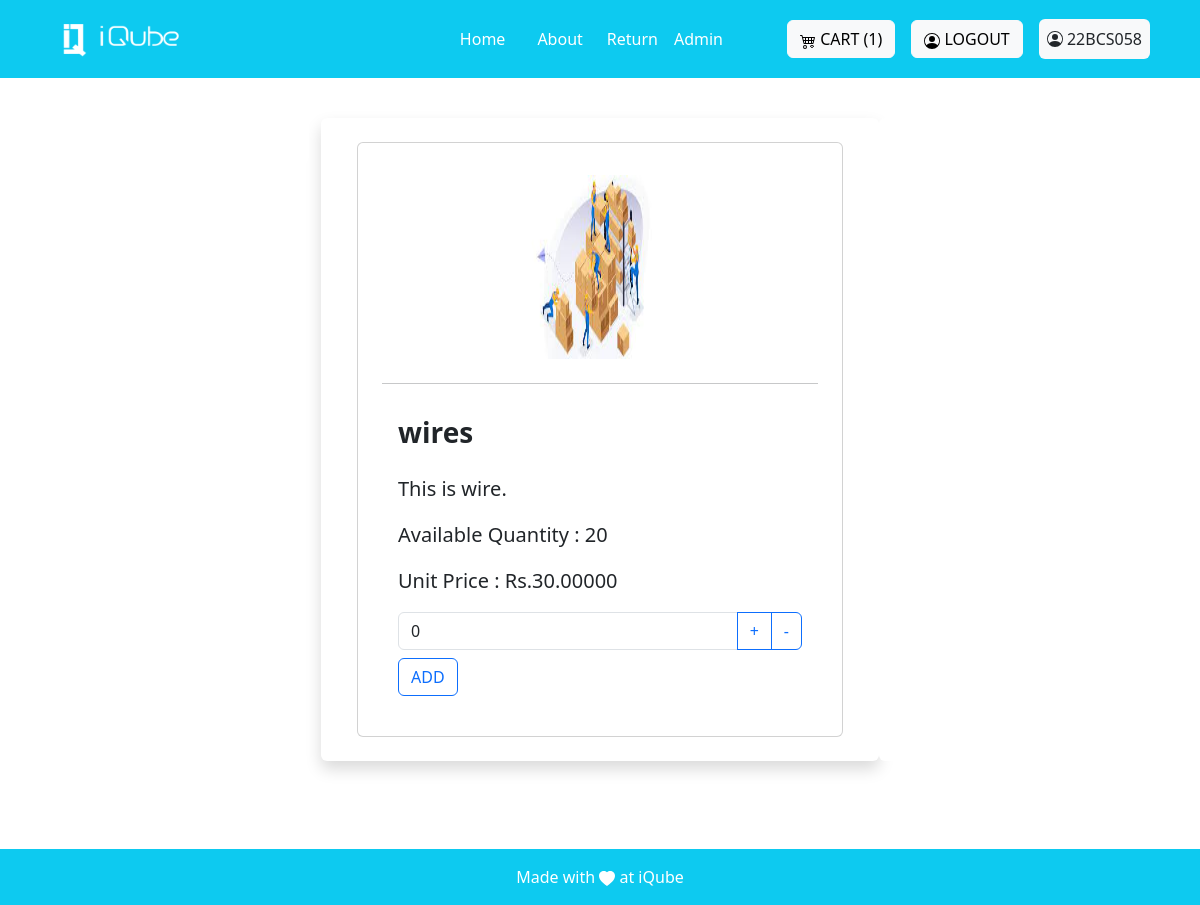
The app's page /product_description/3/ (signed in) with its own data.
### invention/models.py (models this page shows, shortened)
class Product(models.Model):
    name=models.CharField(max_length=255)
    decription=models.CharField(max_length=100)
    actual_count=models.PositiveIntegerField()
    available_count=models.PositiveIntegerField()
    dummy_count = models.PositiveIntegerField(default = 0)
    category= models.ForeignKey('Category', on_delete=models.CASCADE)
    sub_category = models.ForeignKey('SubCategory', on_delete = models.CASCADE)
    created_at = models.DateTimeField(auto_now=True)
    image = models.ImageField(upload_to='images', blank=True)
    actual_price = models.DecimalField(max_digits = 10,decimal_places = 5)
    available_price = models.DecimalField(max_digits = 10,decimal_places = 5)
    unit_price = models.DecimalField(max_digits = 10,decimal_places = 5)
    is_active = models.BooleanField(default = True)
    created_by = models.ForeignKey(User, on_delete=models.CASCADE)

### invention/views.py (the view)
# urls.py: path('product_description/<int:pk>/', views.product_description, name="Product_description"),
@login_required(login_url='login')
def product_description(request, pk):
        item = Product.objects.get(pk =pk)
        cart=Cart.objects.filter(created_by=request.user)
        count = cart.count()
        return render(request, 'core/product_description.html', {'item':item, 'count':count,})

### invention/templates/core/product_description.html (shortened to what this page needs)
{% extends 'base.html' %}
{% load static %}
{% block base %}
<div class="container justify-content-around mt-3 p-4">
    <div class="row">
      <div class="col-3 bg-white rounded d-none d-md-block">
          <div class="card p-2 border-white">
             <div class="card-subtitle p-2">
                <div class="card-text p-2">
                </div>
             </div>
          </div>
      </div>
      <div class="col-6 bg-white rounded shadow border-black">
        <div class="card p-4 m-4">
        {% if item.image %}
        <div class="row justify-content-center">
          <img src="{{item.image.url}}" class="card-img-top p-2 " alt="Product Image" style="width: 200px; height: 200px;">
        </div>
        {% else %}
        <div class="row justify-content-center">
          <img src="{% static 'images/inven.jpg' %}" class="card-img-top p-2 " alt="Product Image" style="width: 200px; height: 200px;">
        </div>
        {% endif %}
        <hr>
          <div class="card-body">
            <h5 class="card-title fs-3 fw-semibold">{{item.name}}</h5>
            <p class="card-text mt-4 fs-5 fw-sm">{{item.decription}}</p>
            <p class="card-text fs-5 fw-sm">Available Quantity : {{item.available_count}}</p>
            <p class="card-text fs-5 fw-sm">Unit Price : Rs.{{item.unit_price}}</p>
               <form action="{% url 'add_to_cart' item.id %}" method="post" class="mt-3" onsubmit="return validateForm(this, {{ item.available_count }})">
                <div class="input-group">
                  <input type="number" class="form-control" min="0" value="0" name="count">
                  <button class="btn btn-outline-primary" type="button" onclick="increment(this)">+</button>
                  <button class="btn btn-outline-primary" type="button" onclick="decrement(this)">-</button>
                </div>
                <button class="btn btn-outline-primary mt-2" type="submit">ADD</button>
              </form>
          </div>
        </div>
      </div>
      <div class="col-3 bg-white rounded d-none d-lg-block">
        <div class="card p-2 border-white">
          <div class="card-subtitle p-2">
             <div class="card-text p-2">
             </div>
          </div>
       </div>
      </div>
    </div>
    <div class="text-white mt-5 mb-5">
    </div>
</div>
{% endblock %}

### invention/templates/base.html (shortened to what this page needs)
{% load static %}
<!DOCTYPE html>
<html lang="en">
<head>
    <link href="https://cdn.jsdelivr.net/npm/bootstrap@5.3.2/dist/css/bootstrap.min.css" rel="stylesheet"
>
</head>
<body>
    <nav class="sticky-top navbar navbar-expand-lg navbar-dark bg-info p-3">
    <div class="container">
            <a class="navbar-brand" href="#">
                <img src="{% static 'images/logo-white.png' %}" alt="Logo" height="36" width="150">
            </a>
            <div class="collapse navbar-collapse justify-content-end" id="navbarNav">
                <ul class="navbar-nav mx-5">
                    <li class="nav-item mx-2">
                        <a class="nav-link active" href="{% url 'Home'%}">Home</a>
                    </li>
                    <li class="nav-item mx-2">
                        <a class="nav-link active" href="{% url 'About' %}">About</a>
                    </li>
                    <li>
                        <a href="/return_form" class="nav-link active">Return</a>
                    </li>
                    {% for group in request.user.groups.all %}
                        {% if group.name == 'superadmin' %}
                    <li>
                        <a class="nav-link active" href="{% url 'admin_views' %}">Admin</a>
                    </li>
                        {% elif group.name == 'admin' %}
                        <li>
                            <a class="nav-link active" href="{% url 'admin_views' %}">Admin</a>
                        </li>
                        {% endif %}
                    {% endfor %}
                </ul>
            </div>
            <div class="mt-3 mt-lg-0 mx-2">
                <a class="btn btn-light" href="{% url 'view_cart' %}">
                    CART ({{count}})
                </a>
            </div>
            {% if not user.is_authenticated %}
            <div class="mt-3 mt-lg-0 mx-2">
                <a class="btn btn-light" href="{% url "social:begin" 'azuread-tenant-oauth2' %}">
                    <svg xmlns="http://www.w3.org/2000/svg" width="16" height="16" fill="currentColor" class="bi bi-person-circle" viewBox="0 0 16 16">
                    <path d="M11 6a3 3 0 1 1-6 0 3 3 0 0 1 6 0"/>
                        <path fill-rule="evenodd" d="M0 8a8 8 0 1 1 16 0A8 8 0 0 1 0 8m8-7a7 7 0 0 0-5.468 11.37C3.242 11.226 4.805 10 8 10s4.757 1.225 5.468 2.37A7 7 0 0 0 8 1"/>
                    </svg>
                    LOGIN
                </a>
            </div>
            {% else %}
            <div class="mt-3 mt-lg-0 mx-2">
                <a class="btn btn-light" href="{% url 'logout' %}">
                    LOGOUT
                </a>
            </div>
            <div class="mt-1 mt-lg-0 mx-2 p-2 rounded bg-light">
                    {{request.user.username}}
            </div>
            {% endif %}
        </div>
    </nav>
    <main>
        <div>
            {% block base %}{% endblock %}
        </div>
    </main>
    <footer class="bg-light text-center text-lg-start fixed-bottom">
        <div class="text-center p-2 bg-info p-3" style=" color: white;">
            <div>Made with
                <svg xmlns="http://www.w3.org/2000/svg" width="16" height="16" fill="currentColor"
                    class="bi bi-heart-fill" viewBox="0 0 16 16">
                    <path fill-rule="evenodd"
                        d="M8 1.314C12.438-3.248 23.534 4.735 8 15-7.534 4.736 3.562-3.248 8 1.314z" />
                </svg>
               at iQube
            </div>
        </div>
    </footer>
</body>
</html>
{% load sweetify %}

### invention/templates/base.html (style rules this page uses)
html { scroll-behavior:smooth; }

### records on screen
Product: name "wires", decription "This is wire.", available_count "20", unit_price "30.00000"

### other values on screen
{{ count }} "1"
{{ request.user.username }} "22BCS058"
